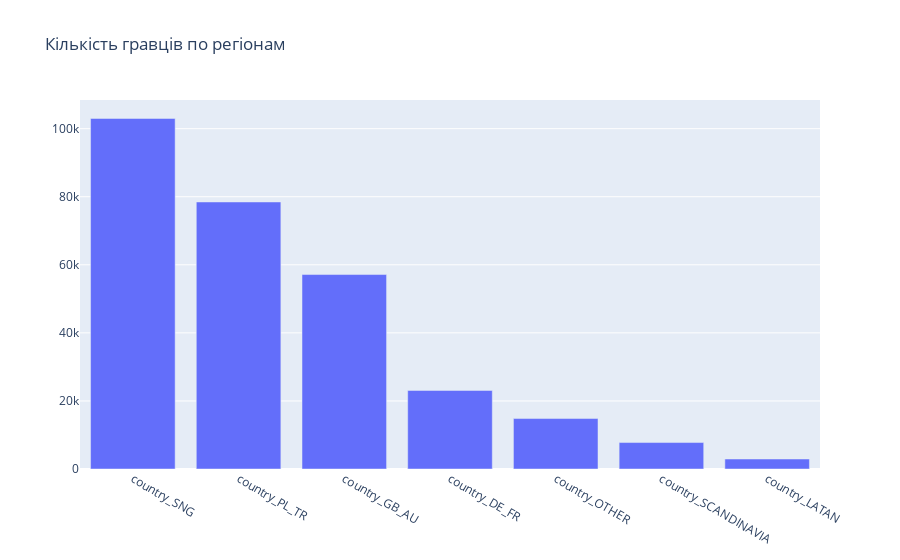

The code cell stored with this chart in its notebook:
### Code cell
data = [go.Bar(x=regs,y=regs_cnt)]
layout = go.Layout(title = 'Кількість гравців по регіонам')
fig = go.Figure(data=data, layout=layout)
iplot(fig)

### Figure 1 — Plotly figure (JSON) as saved in the notebook; plotly's stock layout.template omitted (floating-point values rounded to 4 significant figures)
{"data": [{"type": "bar", "x": ["country_SNG", "country_PL_TR", "country_GB_AU", "country_DE_FR", "country_OTHER", "country_SCANDINAVIA", "country_LATAN"], "y": [103006, 78464, 57140, 23088, 14825, 7770, 2937]}], "layout": {"title": {"text": "Кількість гравців по регіонам"}}}
